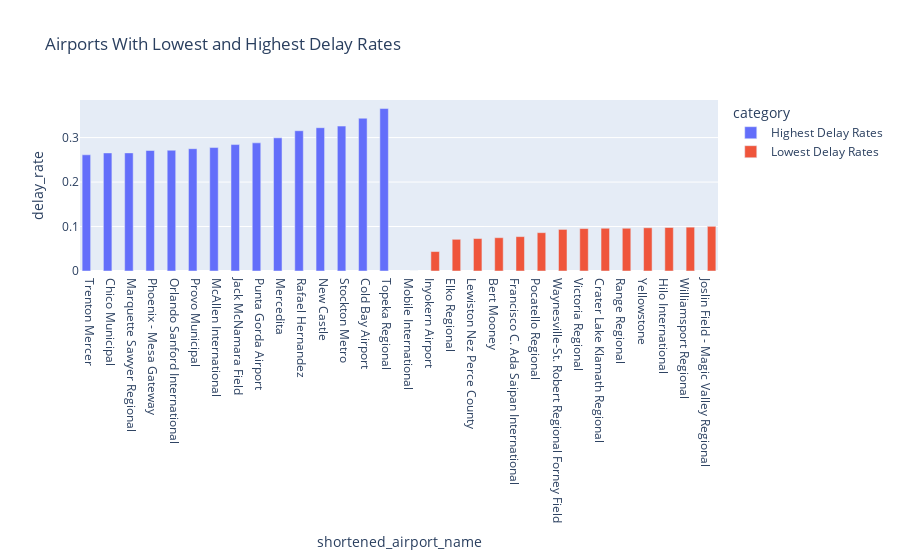

This figure's notebook cell:
### Code cell
worst_airports = sorted_airports.tail(15)
best_airports = sorted_airports.head(15)

best_airports['shortened_airport_name'] = best_airports['airport_name'].apply(simplify_name)
worst_airports['shortened_airport_name'] = worst_airports['airport_name'].apply(simplify_name)

worst_airports["category"] = "Highest Delay Rates"
best_airports["category"] = "Lowest Delay Rates"

combined = pd.concat([worst_airports, best_airports])

fig = px.bar(
    combined,
    x="shortened_airport_name",
    y="delay_rate",
    color="category",
    barmode="group",
    title="Airports With Lowest and Highest Delay Rates",
)
fig.show()

### Figure 1 — Plotly figure (JSON) as saved in the notebook; plotly's stock layout.template omitted (floating-point values rounded to 4 significant figures)
{"data": [{"alignmentgroup": "True", "hovertemplate": "category=Highest Delay Rates<br>shortened_airport_name=%{x}<br>delay_rate=%{y}<extra></extra>", "legendgroup": "Highest Delay Rates", "marker": {"color": "#636efa", "pattern": {"shape": ""}}, "name": "Highest Delay Rates", "offsetgroup": "Highest Delay Rates", "orientation": "v", "showlegend": true, "textposition": "auto", "type": "bar", "x": ["Trenton Mercer", "Chico Municipal", "Marquette Sawyer Regional", "Phoenix - Mesa Gateway", "Orlando Sanford International", "Provo Municipal", "McAllen International", "Jack McNamara Field", "Punta Gorda Airport", "Mercedita", "Rafael Hernandez", "New Castle", "Stockton Metro", "Cold Bay Airport", "Topeka Regional"], "xaxis": "x", "y": [0.2613, 0.2655, 0.2656, 0.2709, 0.2715, 0.275, 0.2776, 0.2843, 0.2881, 0.2994, 0.3154, 0.3222, 0.3258, 0.3435, 0.3653], "yaxis": "y"}, {"alignmentgroup": "True", "hovertemplate": "category=Lowest Delay Rates<br>shortened_airport_name=%{x}<br>delay_rate=%{y}<extra></extra>", "legendgroup": "Lowest Delay Rates", "marker": {"color": "#EF553B", "pattern": {"shape": ""}}, "name": "Lowest Delay Rates", "offsetgroup": "Lowest Delay Rates", "orientation": "v", "showlegend": true, "textposition": "auto", "type": "bar", "x": ["Mobile International", "Inyokern Airport", "Elko Regional", "Lewiston Nez Perce County", "Bert Mooney", "Francisco C. Ada Saipan International", "Pocatello Regional", "Waynesville-St. Robert Regional Forney Field", "Victoria Regional", "Crater Lake Klamath Regional", "Range Regional", "Yellowstone", "Hilo International", "Williamsport Regional", "Joslin Field - Magic Valley Regional"], "xaxis": "x", "y": [0.0, 0.04375, 0.07128, 0.07296, 0.07489, 0.07729, 0.08618, 0.0935, 0.0954, 0.09609, 0.09611, 0.09719, 0.0978, 0.09859, 0.1005], "yaxis": "y"}], "layout": {"barmode": "group", "legend": {"title": {"text": "category"}, "tracegroupgap": 0}, "title": {"text": "Airports With Lowest and Highest Delay Rates"}, "xaxis": {"anchor": "y", "domain": [0, 1], "title": {"text": "shortened_airport_name"}}, "yaxis": {"anchor": "x", "domain": [0, 1], "title": {"text": "delay_rate"}}}}
